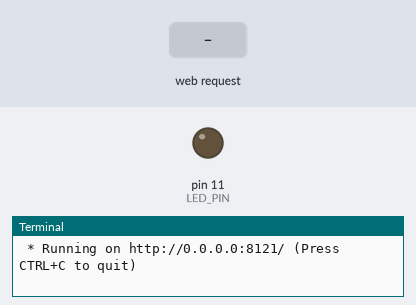
Bench run of a program on a simulated Raspberry Pi (header pin numbers). Shown: output pins drawn as LEDs (lit = HIGH), the last lines printed to the terminal. The test bench sets the inputs (shaded band). The clock reads 2024-03-15 10:24:30 at power-on unless the program sets it.

Above: at 1.2 s.
1.3 s: HTTP request for /led/1 received
At 1.7 s:
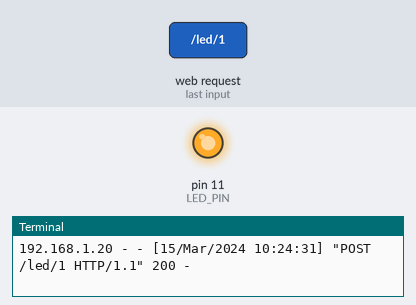
2.8 s: HTTP request for /led/0 received
At 4.0 s:
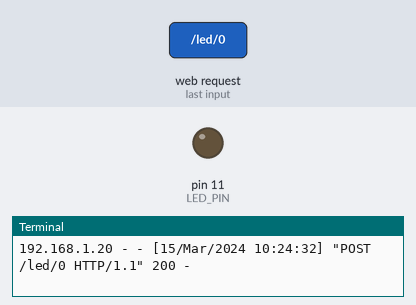
Timing chart, 0 to 5.8 s (numbered marks = the images above; inputs shaded):
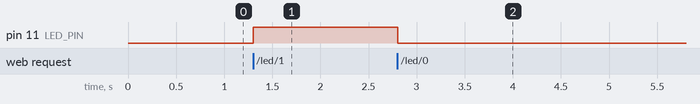

Measured:
- after the input at 1.3 s, pin 11 (LED_PIN): LOW → HIGH at once
- after the input at 2.8 s, pin 11 (LED_PIN): HIGH → LOW at once

The program:

app.py
```python
from flask import Flask, render_template
import Adafruit_DHT as dht
import Adafruit_BMP.BMP085 as BMP085
from switch import *

app = Flask(__name__)

light = Led()

@app.route("/")
def main():

    switch = light.read_switch()
    title = "DHT temperature and humdidity readings"
    paragraph = ["getting ambient temperature and humidity readings from the DHT22"]

    dh,dt1 = dht.read_retry(dht.DHT22, 4)
    dt = (dt1 * 1.8) + 32
    sensor = BMP085.BMP085()
    btemp1 = sensor.read_temperature()
    btemp = (btemp1 * 1.8) + 32
    bpressure = sensor.read_pressure()
    balt = sensor.read_altitude()
    slp = sensor.read_sealevel_pressure()

    return  render_template('index.html', switch=switch, btemp=btemp, bpressure=bpressure, balt=balt, slp=slp, dh=dh, dt=dt)
   #return 'DHT22 readings - Temp={0:0.1f} C Humidity={1:0.1f}%'.format(t,h)
   #return 'BMP180 readings - Temp = {0:0.2f} *C'.format(sensor.read_temperature())
   #return 'Pressure = {0:0.2f} Pa'.format(sensor.read_pressure())
   #return 'Altitude = {0:0.2f} m'.format(sensor.read_altitude())
   #return 'Sealevel Pressure = {0:0.2f} Pa'.format(sensor.read_sealevel_pressure())

@app.route("/led/<int:led_state>", methods=['POST'])
def led(led_state):
    if led_state == 0:
        light.set_led(False)
    elif led_state == 1:
        light.set_led(True)
    else:
        return ('Unknown LED state', 400)
    return ('', 204)

if __name__ == "__main__":
    app.run(host='0.0.0.0', debug=True, port=8121)
```

switch.py
```python
import RPi.GPIO as GPIO

LED_PIN = 11
SWITCH_PIN = 24

class Led(object):
  def __init__(self):
    GPIO.setwarnings(False)
    GPIO.setmode(GPIO.BOARD)
    GPIO.setup(LED_PIN, GPIO.OUT)
    GPIO.setup(SWITCH_PIN, GPIO.IN)


  def read_switch(self):
    return GPIO.input(LED_PIN)

  def set_led(self, value):
    GPIO.output(LED_PIN, value)
```
